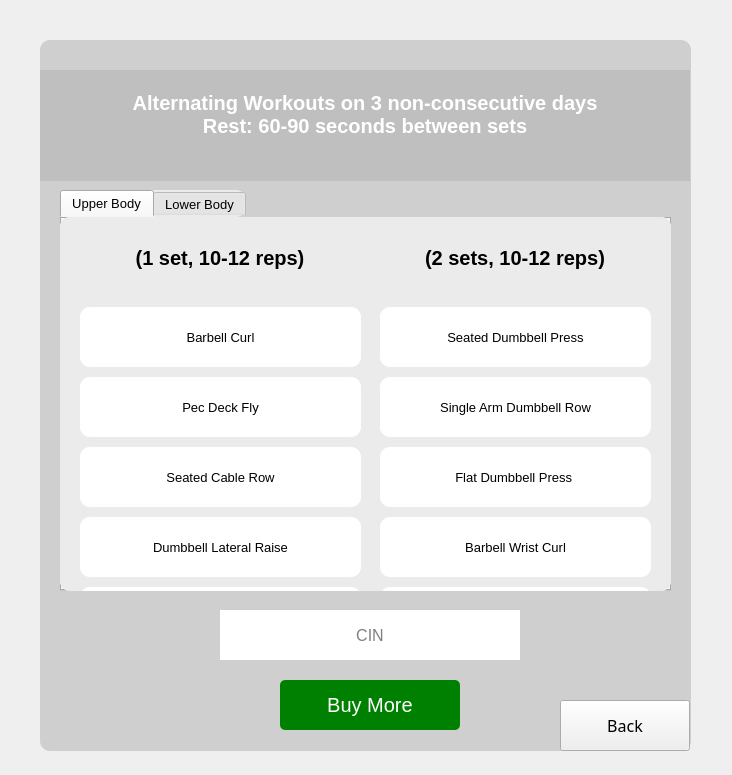
<?xml version="1.0" encoding="UTF-8"?>
<ui version="4.0">
 <class>MainWindow</class>
 <widget class="QMainWindow" name="MainWindow">
  <property name="geometry">
   <rect>
    <x>0</x>
    <y>0</y>
    <width>732</width>
    <height>775</height>
   </rect>
  </property>
  <property name="minimumSize">
   <size>
    <width>732</width>
    <height>721</height>
   </size>
  </property>
  <property name="maximumSize">
   <size>
    <width>732</width>
    <height>775</height>
   </size>
  </property>
  <property name="windowTitle">
   <string>MainWindow</string>
  </property>
  <property name="styleSheet">
   <string notr="true">QMainWindow{
border-image: url(:/background/img/Maximize Your Workout with This Beginner Circuit-Training Program.jpg);
}</string>
  </property>
  <widget class="QWidget" name="centralwidget">
   <widget class="QWidget" name="widget" native="true">
    <property name="geometry">
     <rect>
      <x>40</x>
      <y>40</y>
      <width>651</width>
      <height>711</height>
     </rect>
    </property>
    <property name="styleSheet">
     <string notr="true">QWidget{
background-color: rgba(175, 175, 175,0.5);
border-radius: 10px;

}</string>
    </property>
    <widget class="QLabel" name="label_13">
     <property name="geometry">
      <rect>
       <x>0</x>
       <y>30</y>
       <width>650</width>
       <height>111</height>
      </rect>
     </property>
     <property name="font">
      <font>
       <pointsize>15</pointsize>
       <weight>75</weight>
       <bold>true</bold>
      </font>
     </property>
     <property name="styleSheet">
      <string notr="true">color: rgb(255, 255, 255);
border-radius: 0px;</string>
     </property>
     <property name="text">
      <string>Alternating Workouts on 3 non-consecutive days 
Rest: 60-90 seconds between sets
</string>
     </property>
     <property name="alignment">
      <set>Qt::AlignCenter</set>
     </property>
     <property name="wordWrap">
      <bool>true</bool>
     </property>
    </widget>
    <widget class="QTabWidget" name="tabWidget">
     <property name="geometry">
      <rect>
       <x>20</x>
       <y>150</y>
       <width>611</width>
       <height>401</height>
      </rect>
     </property>
     <property name="font">
      <font>
       <pointsize>10</pointsize>
      </font>
     </property>
     <property name="styleSheet">
      <string notr="true">background-color: rgb(235, 235, 235);</string>
     </property>
     <property name="tabPosition">
      <enum>QTabWidget::North</enum>
     </property>
     <property name="tabShape">
      <enum>QTabWidget::Rounded</enum>
     </property>
     <property name="currentIndex">
      <number>0</number>
     </property>
     <property name="elideMode">
      <enum>Qt::ElideMiddle</enum>
     </property>
     <widget class="QWidget" name="tab">
      <attribute name="title">
       <string>Upper Body</string>
      </attribute>
      <widget class="QWidget" name="layoutWidget">
       <property name="geometry">
        <rect>
         <x>20</x>
         <y>90</y>
         <width>281</width>
         <height>340</height>
        </rect>
       </property>
       <layout class="QVBoxLayout" name="verticalLayout_2">
        <property name="spacing">
         <number>10</number>
        </property>
        <item>
         <widget class="QLabel" name="label">
          <property name="font">
           <font>
            <pointsize>10</pointsize>
            <weight>50</weight>
            <bold>false</bold>
           </font>
          </property>
          <property name="styleSheet">
           <string notr="true">background-color: rgb(255, 255, 255);</string>
          </property>
          <property name="text">
           <string>Barbell Curl</string>
          </property>
          <property name="alignment">
           <set>Qt::AlignCenter</set>
          </property>
         </widget>
        </item>
        <item>
         <widget class="QLabel" name="label_2">
          <property name="font">
           <font>
            <pointsize>10</pointsize>
            <weight>50</weight>
            <bold>false</bold>
           </font>
          </property>
          <property name="styleSheet">
           <string notr="true">background-color: rgb(255, 255, 255);</string>
          </property>
          <property name="text">
           <string>Pec Deck Fly</string>
          </property>
          <property name="alignment">
           <set>Qt::AlignCenter</set>
          </property>
         </widget>
        </item>
        <item>
         <widget class="QLabel" name="label_5">
          <property name="font">
           <font>
            <pointsize>10</pointsize>
            <weight>50</weight>
            <bold>false</bold>
           </font>
          </property>
          <property name="styleSheet">
           <string notr="true">background-color: rgb(255, 255, 255);</string>
          </property>
          <property name="text">
           <string>Seated Cable Row</string>
          </property>
          <property name="alignment">
           <set>Qt::AlignCenter</set>
          </property>
         </widget>
        </item>
        <item>
         <widget class="QLabel" name="label_6">
          <property name="font">
           <font>
            <pointsize>10</pointsize>
            <weight>50</weight>
            <bold>false</bold>
           </font>
          </property>
          <property name="styleSheet">
           <string notr="true">background-color: rgb(255, 255, 255);</string>
          </property>
          <property name="text">
           <string>Dumbbell Lateral Raise</string>
          </property>
          <property name="alignment">
           <set>Qt::AlignCenter</set>
          </property>
         </widget>
        </item>
        <item>
         <widget class="QLabel" name="label_10">
          <property name="font">
           <font>
            <pointsize>10</pointsize>
            <weight>50</weight>
            <bold>false</bold>
           </font>
          </property>
          <property name="styleSheet">
           <string notr="true">background-color: rgb(255, 255, 255);</string>
          </property>
          <property name="text">
           <string>Dumbbell Shrug </string>
          </property>
          <property name="alignment">
           <set>Qt::AlignCenter</set>
          </property>
         </widget>
        </item>
       </layout>
      </widget>
      <widget class="QWidget" name="layoutWidget_2">
       <property name="geometry">
        <rect>
         <x>320</x>
         <y>90</y>
         <width>271</width>
         <height>340</height>
        </rect>
       </property>
       <layout class="QVBoxLayout" name="verticalLayout_3">
        <property name="spacing">
         <number>10</number>
        </property>
        <item>
         <widget class="QLabel" name="label_3">
          <property name="font">
           <font>
            <pointsize>10</pointsize>
            <weight>50</weight>
            <bold>false</bold>
           </font>
          </property>
          <property name="styleSheet">
           <string notr="true">background-color: rgb(255, 255, 255);</string>
          </property>
          <property name="text">
           <string>Seated Dumbbell Press</string>
          </property>
          <property name="alignment">
           <set>Qt::AlignCenter</set>
          </property>
         </widget>
        </item>
        <item>
         <widget class="QLabel" name="label_7">
          <property name="font">
           <font>
            <pointsize>10</pointsize>
            <weight>50</weight>
            <bold>false</bold>
           </font>
          </property>
          <property name="styleSheet">
           <string notr="true">background-color: rgb(255, 255, 255);</string>
          </property>
          <property name="text">
           <string>Single Arm Dumbbell Row</string>
          </property>
          <property name="alignment">
           <set>Qt::AlignCenter</set>
          </property>
         </widget>
        </item>
        <item>
         <widget class="QLabel" name="label_8">
          <property name="font">
           <font>
            <pointsize>10</pointsize>
            <weight>50</weight>
            <bold>false</bold>
           </font>
          </property>
          <property name="styleSheet">
           <string notr="true">background-color: rgb(255, 255, 255);</string>
          </property>
          <property name="text">
           <string>Flat Dumbbell Press </string>
          </property>
          <property name="alignment">
           <set>Qt::AlignCenter</set>
          </property>
         </widget>
        </item>
        <item>
         <widget class="QLabel" name="label_9">
          <property name="font">
           <font>
            <pointsize>10</pointsize>
            <weight>50</weight>
            <bold>false</bold>
           </font>
          </property>
          <property name="styleSheet">
           <string notr="true">background-color: rgb(255, 255, 255);</string>
          </property>
          <property name="text">
           <string>Barbell Wrist Curl</string>
          </property>
          <property name="alignment">
           <set>Qt::AlignCenter</set>
          </property>
         </widget>
        </item>
        <item>
         <widget class="QLabel" name="label_11">
          <property name="font">
           <font>
            <pointsize>10</pointsize>
            <weight>50</weight>
            <bold>false</bold>
           </font>
          </property>
          <property name="styleSheet">
           <string notr="true">background-color: rgb(255, 255, 255);</string>
          </property>
          <property name="text">
           <string>Tricep Pushdown </string>
          </property>
          <property name="alignment">
           <set>Qt::AlignCenter</set>
          </property>
         </widget>
        </item>
       </layout>
      </widget>
      <widget class="QLabel" name="label_14">
       <property name="geometry">
        <rect>
         <x>20</x>
         <y>10</y>
         <width>280</width>
         <height>61</height>
        </rect>
       </property>
       <property name="font">
        <font>
         <pointsize>15</pointsize>
         <weight>75</weight>
         <bold>true</bold>
        </font>
       </property>
       <property name="styleSheet">
        <string notr="true"/>
       </property>
       <property name="text">
        <string>(1 set, 10-12 reps)</string>
       </property>
       <property name="alignment">
        <set>Qt::AlignCenter</set>
       </property>
       <property name="wordWrap">
        <bool>true</bool>
       </property>
      </widget>
      <widget class="QLabel" name="label_15">
       <property name="geometry">
        <rect>
         <x>320</x>
         <y>10</y>
         <width>270</width>
         <height>61</height>
        </rect>
       </property>
       <property name="font">
        <font>
         <pointsize>15</pointsize>
         <weight>75</weight>
         <bold>true</bold>
        </font>
       </property>
       <property name="styleSheet">
        <string notr="true"/>
       </property>
       <property name="text">
        <string>(2 sets, 10-12 reps)</string>
       </property>
       <property name="alignment">
        <set>Qt::AlignCenter</set>
       </property>
       <property name="wordWrap">
        <bool>true</bool>
       </property>
      </widget>
     </widget>
     <widget class="QWidget" name="tab_2">
      <attribute name="title">
       <string>Lower Body</string>
      </attribute>
      <widget class="QWidget" name="layoutWidget">
       <property name="geometry">
        <rect>
         <x>30</x>
         <y>20</y>
         <width>551</width>
         <height>356</height>
        </rect>
       </property>
       <layout class="QVBoxLayout" name="verticalLayout">
        <property name="spacing">
         <number>10</number>
        </property>
        <item>
         <widget class="QLabel" name="label_12">
          <property name="font">
           <font>
            <pointsize>11</pointsize>
           </font>
          </property>
          <property name="styleSheet">
           <string notr="true">padding: 10px;
background-color: rgb(227, 227, 227);</string>
          </property>
          <property name="text">
           <string>Smith Machine Squats (1 set, 8-12 reps)</string>
          </property>
          <property name="alignment">
           <set>Qt::AlignCenter</set>
          </property>
         </widget>
        </item>
        <item>
         <widget class="QLabel" name="label_4">
          <property name="font">
           <font>
            <pointsize>11</pointsize>
           </font>
          </property>
          <property name="styleSheet">
           <string notr="true">padding: 10px;background-color: rgb(227, 227, 227);</string>
          </property>
          <property name="text">
           <string>Leg Extension (1 set, 10-12 reps)</string>
          </property>
          <property name="alignment">
           <set>Qt::AlignCenter</set>
          </property>
         </widget>
        </item>
        <item>
         <widget class="QLabel" name="label_16">
          <property name="font">
           <font>
            <pointsize>11</pointsize>
           </font>
          </property>
          <property name="styleSheet">
           <string notr="true">padding: 10px;background-color: rgb(227, 227, 227);</string>
          </property>
          <property name="text">
           <string>Lying Leg Curl (1 set, 10-12 reps)</string>
          </property>
          <property name="alignment">
           <set>Qt::AlignCenter</set>
          </property>
         </widget>
        </item>
        <item>
         <widget class="QLabel" name="label_18">
          <property name="font">
           <font>
            <pointsize>11</pointsize>
           </font>
          </property>
          <property name="styleSheet">
           <string notr="true">padding: 10px;background-color: rgb(227, 227, 227);</string>
          </property>
          <property name="text">
           <string>Back Extension (1 set, 20-30 reps)</string>
          </property>
          <property name="alignment">
           <set>Qt::AlignCenter</set>
          </property>
         </widget>
        </item>
        <item>
         <widget class="QLabel" name="label_17">
          <property name="font">
           <font>
            <pointsize>11</pointsize>
           </font>
          </property>
          <property name="styleSheet">
           <string notr="true">padding: 10px;background-color: rgb(227, 227, 227);</string>
          </property>
          <property name="text">
           <string>Standing Calf Raise (1 set, 12-15 reps)</string>
          </property>
          <property name="alignment">
           <set>Qt::AlignCenter</set>
          </property>
         </widget>
        </item>
        <item>
         <widget class="QLabel" name="label_19">
          <property name="font">
           <font>
            <pointsize>11</pointsize>
           </font>
          </property>
          <property name="styleSheet">
           <string notr="true">padding: 10px;background-color: rgb(227, 227, 227);</string>
          </property>
          <property name="text">
           <string>Crunches (2 sets, 15-40 reps)</string>
          </property>
          <property name="alignment">
           <set>Qt::AlignCenter</set>
          </property>
         </widget>
        </item>
        <item>
         <widget class="QLabel" name="label_20">
          <property name="font">
           <font>
            <pointsize>11</pointsize>
           </font>
          </property>
          <property name="styleSheet">
           <string notr="true">background-color: rgb(227, 227, 227);
padding: 10px;</string>
          </property>
          <property name="text">
           <string>Reverse Crunch (2 sets, 15-30 reps)</string>
          </property>
          <property name="alignment">
           <set>Qt::AlignCenter</set>
          </property>
         </widget>
        </item>
       </layout>
      </widget>
     </widget>
    </widget>
    <widget class="QPushButton" name="confirm">
     <property name="geometry">
      <rect>
       <x>240</x>
       <y>640</y>
       <width>180</width>
       <height>50</height>
      </rect>
     </property>
     <property name="font">
      <font>
       <pointsize>15</pointsize>
      </font>
     </property>
     <property name="styleSheet">
      <string notr="true">QPushButton{
color: white;
background-color:green;
border-radius:5px;
padding:10px;
}
QPushButton:hover{
background-color:rgb(0, 170, 0);
}</string>
     </property>
     <property name="text">
      <string>Buy More</string>
     </property>
    </widget>
    <widget class="QLineEdit" name="cin">
     <property name="geometry">
      <rect>
       <x>180</x>
       <y>570</y>
       <width>300</width>
       <height>50</height>
      </rect>
     </property>
     <property name="minimumSize">
      <size>
       <width>300</width>
       <height>40</height>
      </size>
     </property>
     <property name="font">
      <font>
       <pointsize>12</pointsize>
      </font>
     </property>
     <property name="styleSheet">
      <string notr="true">QLineEdit{
padding:10px;
background-color: rgb(255, 255, 255);
border-radius:0px;
}
QLineEdit:focus{
border-bottom:2px solid blue;
}
</string>
     </property>
     <property name="alignment">
      <set>Qt::AlignCenter</set>
     </property>
     <property name="placeholderText">
      <string>CIN</string>
     </property>
    </widget>
   </widget>
   <widget class="QPushButton" name="back_2">
    <property name="geometry">
     <rect>
      <x>560</x>
      <y>700</y>
      <width>130</width>
      <height>51</height>
     </rect>
    </property>
    <property name="font">
     <font>
      <family>8514oem</family>
      <pointsize>12</pointsize>
     </font>
    </property>
    <property name="text">
     <string>Back</string>
    </property>
   </widget>
  </widget>
 </widget>
 <resources>
  <include location="ressource.qrc"/>
 </resources>
 <connections/>
</ui>
